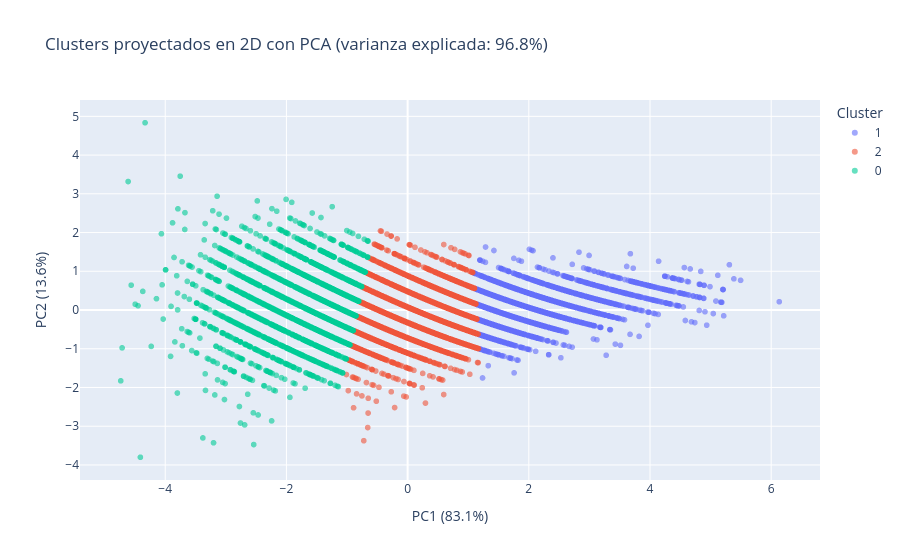

Notebook cell for this chart:
### Markdown cell above
## 6.4 Visualización del clustering en 2D con PCA

Como tenemos 3 dimensiones, proyectamos a 2D usando PCA para visualizar la separación de los grupos.

### Code cell
pca = PCA(n_components=2)
X_pca = pca.fit_transform(X_scaled)

fig = px.scatter(
    x=X_pca[:,0], y=X_pca[:,1],
    color=df1['Cluster'].astype(str),
    title=f'Clusters proyectados en 2D con PCA (varianza explicada: {pca.explained_variance_ratio_.sum():.1%})',
    labels={'x': f'PC1 ({pca.explained_variance_ratio_[0]:.1%})',
            'y': f'PC2 ({pca.explained_variance_ratio_[1]:.1%})',
            'color': 'Cluster'},
    opacity=0.6
)
fig.show()

### Figure 1 — Plotly figure (JSON) as saved in the notebook; plotly's stock layout.template omitted (floating-point values rounded to 4 significant figures; data arrays with more than 128 entries replaced by an {"elided": "..."} marker saying what was removed)
{"data": [{"hovertemplate": "Cluster=1<br>PC1 (83.1%)=%{x}<br>PC2 (13.6%)=%{y}<extra></extra>", "legendgroup": "1", "marker": {"color": "#636efa", "opacity": 0.6, "symbol": "circle"}, "mode": "markers", "name": "1", "showlegend": true, "type": "scattergl", "x": {"elided": "3362 float values"}, "xaxis": "x", "y": {"elided": "3362 float values"}, "yaxis": "y"}, {"hovertemplate": "Cluster=2<br>PC1 (83.1%)=%{x}<br>PC2 (13.6%)=%{y}<extra></extra>", "legendgroup": "2", "marker": {"color": "#EF553B", "opacity": 0.6, "symbol": "circle"}, "mode": "markers", "name": "2", "showlegend": true, "type": "scattergl", "x": {"elided": "5990 float values"}, "xaxis": "x", "y": {"elided": "5990 float values"}, "yaxis": "y"}, {"hovertemplate": "Cluster=0<br>PC1 (83.1%)=%{x}<br>PC2 (13.6%)=%{y}<extra></extra>", "legendgroup": "0", "marker": {"color": "#00cc96", "opacity": 0.6, "symbol": "circle"}, "mode": "markers", "name": "0", "showlegend": true, "type": "scattergl", "x": {"elided": "4482 float values"}, "xaxis": "x", "y": {"elided": "4482 float values"}, "yaxis": "y"}], "layout": {"legend": {"title": {"text": "Cluster"}, "tracegroupgap": 0}, "title": {"text": "Clusters proyectados en 2D con PCA (varianza explicada: 96.8%)"}, "xaxis": {"anchor": "y", "domain": [0, 1], "title": {"text": "PC1 (83.1%)"}}, "yaxis": {"anchor": "x", "domain": [0, 1], "title": {"text": "PC2 (13.6%)"}}}}
